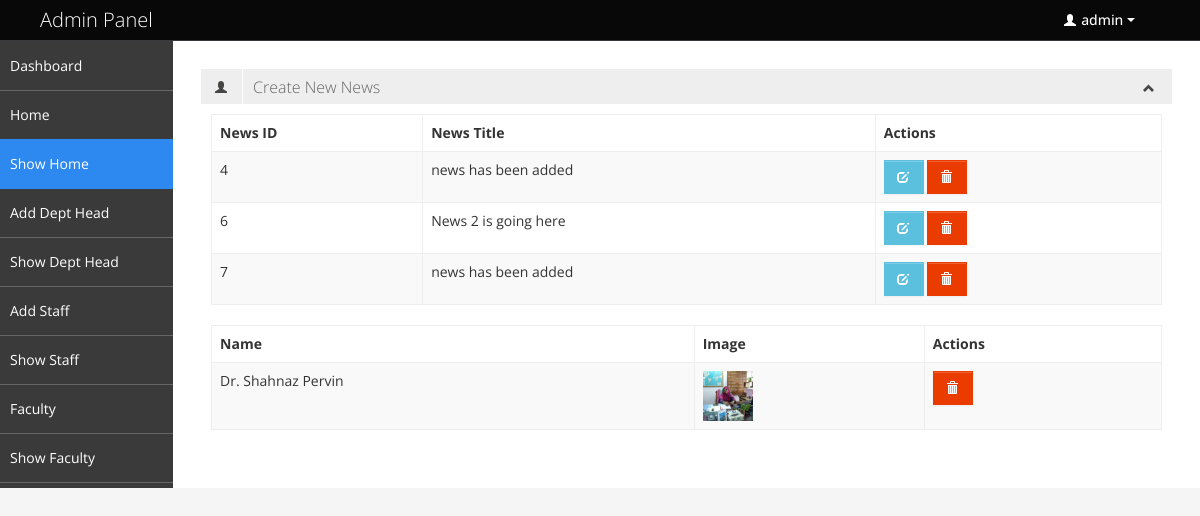
The app's page /admin/show_news.php (signed in) with its own data.
### tables this page shows
CREATE TABLE `hum_admin` (
  `ID` int(11) NOT NULL,
  `name` varchar(35) NOT NULL,
  `email` varchar(20) NOT NULL,
  `password` varchar(30) NOT NULL
);

CREATE TABLE `hum_news` (
  `ID` int(11) NOT NULL,
  `news` varchar(100) NOT NULL,
  `status` varchar(2) NOT NULL
);

CREATE TABLE `home` (
  `ID` int(11) NOT NULL,
  `name` varchar(255) NOT NULL,
  `image` varchar(255) NOT NULL
);

### admin/show_news.php (the view, shortened to what this page needs)
<?php
include('db/config.php');
?>
<?php include('pages/head.php')?>
<body>
	<div class="navbar">
		<?php include('pages/sub_header.php')?>
	</div>
		<div class="container-fluid-full">
		<div class="row-fluid">
			<div id="sidebar-left" class="span2">
			<?php include('pages/mainnav.php') ?>
			</div>
			<div id="content" class="span10">
			<div class="box-header" data-original-title>
						<h2><i class="halflings-icon user"></i><span class="break"></span><a href="add_news.php">Create New News</a></h2>
						<div class="box-icon">
							<a href="#" class="btn-minimize"><i class="halflings-icon chevron-up"></i></a>
						</div>
					</div>
			<div class="box-content">
						<table class="table table-striped table-bordered bootstrap-datatable datatable">
						  <thead>
							  <tr>
								  <th>News ID</th>
								  <th>News Title</th>
								  <th>Actions</th>
							  </tr>
						  </thead>
						  <tbody>
						  <?php
						  $show_query="SELECT * FROM hum_news";
						  $run_show_query=mysqli_query($con,$show_query);
						  while($rows=mysqli_fetch_array($run_show_query)){
							$news_id=$rows['ID'];
							$news=$rows['news'];
						  ?>
							<tr>
								<td><?php echo $news_id?></td>
								<td class="center"><?php echo $news?></td>
								<td class="center">
									<a class="btn btn-info" href="edit_news.php?edit_id=<?php echo $news_id;?>">
										<i class="halflings-icon white edit"></i>
									</a>
									<a class="btn btn-danger" href="del_news.php?del_id=<?php echo $news_id;?>">
										<i class="halflings-icon white trash"></i>
									</a>
								</td>
							</tr>
						  <?php }?>
						  </tbody>
					  </table>
						<table class="table table-striped table-bordered bootstrap-datatable datatable">
						  <thead>
							  <tr>
								  <th>Name</th>
								  <th>Image</th>
								  <th>Actions</th>
							  </tr>
						  </thead>
						  <tbody>
						  <?php
						  $show_query="SELECT * FROM home";
						  $run_show_query=mysqli_query($con,$show_query);
						  while($rows=mysqli_fetch_array($run_show_query)){
							$image_id=$rows['ID'];
							$name=$rows['name'];
							$image=$rows['image'];
						  ?>
								<tr>
									<td class="center"><?php echo $name;?></td>
									<td class="center"><img src="images/<?php echo $image;?>" style='width:50px;height:50px'/></td>
									<td class="center">
										<a class="btn btn-danger" href="del_dept_head.php?del_id=<?php echo $image_id;?>">
											<i class="halflings-icon white trash"></i>
										</a>
									</td>
								</tr>
						  <?php }?>
						  </tbody>
					  </table>
					</div>
		</div>
		</div>
</body>
</html>

### admin/pages/sub_header.php (shortened to what this page needs)
<div class="navbar-inner">
			<div class="container-fluid">
				<a class="brand" href="index.php"><span>Admin Panel</span></a>
				<div class="nav-no-collapse header-nav">
					<ul class="nav pull-right">
						<li class="dropdown">
							<a class="btn dropdown-toggle" data-toggle="dropdown" href="#">
								<i class="halflings-icon white user"></i> <?php include('db/config.php');
																			$show_query="SELECT name FROM hum_admin";
																			$run_show_query=mysqli_query($con,$show_query);
																			while($rows=mysqli_fetch_array($run_show_query)){
																			$name=$rows['name'];
																			}
																			echo $name;
						  ?>
								<span class="caret"></span>
							</a>
						</li>
					</ul>
				</div>
			</div>
		</div>

### admin/dashboard_assets/css/style-responsive.css (style rules this page uses)
@media (min-width: 1200px) { .container-fluid-full { overflow: hidden; position: relative; height: 100%; } }
@media (min-width: 1200px) { #content { width: 85.578%; padding: 28px; margin: 0px 0px; margin-left: 14.422% !important; } }
@media (min-width: 1200px) { #sidebar-left { background: #3A3A3A; margin-left: 0px !important; position: absolute; height: 100%; } }

### admin/dashboard_assets/css/halflings.css (style rules this page uses)
html, html .halflings { -webkit-font-smoothing: antialiased !important; }
.halflings-icon { display: inline-block; width: 14px; height: 14px; line-height: 14px; vertical-align: text-top; background-image: url(../img/glyphicons_halflings.svg); background-position: 0 0; background-repeat: no-repeat; vertical-align: top; *display: inline; *zoom: 1; *margin-right: .3em; }
.halflings-icon.white { background-image: url(../img/glyphicons_halflings-white.svg); }
.halflings-icon.user { background-position: -168px 0; }
.halflings-icon.trash { background-position: -456px 0; }
.halflings-icon.edit { background-position: -96px -72px; }
.halflings-icon.chevron-up { background-position: -288px -120px; }

### records on screen
hum_admin: name "admin"
hum_news: ID "4", news "news has been added"
hum_news: ID "6", news "News 2 is going here"
hum_news: ID "7", news "news has been added"
home: name "Dr. Shahnaz Pervin", image (picture)
